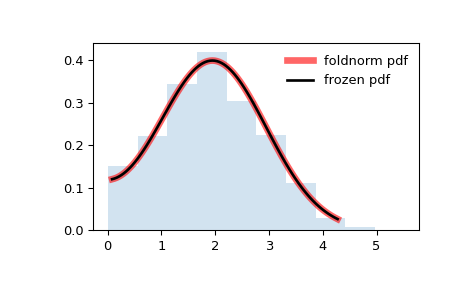

Source code (Python):
from scipy.stats import foldnorm
import matplotlib.pyplot as plt
fig, ax = plt.subplots(1, 1)

# Calculate the first four moments:

c = 1.95
mean, var, skew, kurt = foldnorm.stats(c, moments='mvsk')

# Display the probability density function (``pdf``):

x = np.linspace(foldnorm.ppf(0.01, c),
                foldnorm.ppf(0.99, c), 100)
ax.plot(x, foldnorm.pdf(x, c),
       'r-', lw=5, alpha=0.6, label='foldnorm pdf')

# Alternatively, the distribution object can be called (as a function)
# to fix the shape, location and scale parameters. This returns a "frozen"
# RV object holding the given parameters fixed.

# Freeze the distribution and display the frozen ``pdf``:

rv = foldnorm(c)
ax.plot(x, rv.pdf(x), 'k-', lw=2, label='frozen pdf')

# Check accuracy of ``cdf`` and ``ppf``:

vals = foldnorm.ppf([0.001, 0.5, 0.999], c)
np.allclose([0.001, 0.5, 0.999], foldnorm.cdf(vals, c))
# True

# Generate random numbers:

r = foldnorm.rvs(c, size=1000)

# And compare the histogram:

ax.hist(r, density=True, histtype='stepfilled', alpha=0.2)
ax.legend(loc='best', frameon=False)
plt.show()
